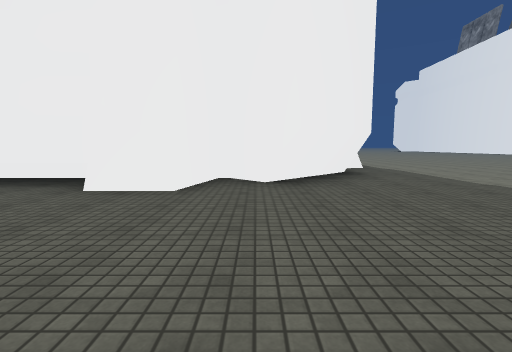
[1] (above)

24 first-person views from a walk through a scene from a Unity 3-D project. The camera is 1.2 m above the floor, tilts 6° down and sees 85° across. The floor is counted in squares, 2.43 m on a side. Each view is taken from the middle of a square. On the plan, view 1 faces up. The plan holds only what a view shows up to about 9 squares ahead; the rest is blank. The place goes on beyond the plan. The player is left out. Some surface patterns are stand-ins.

[2]
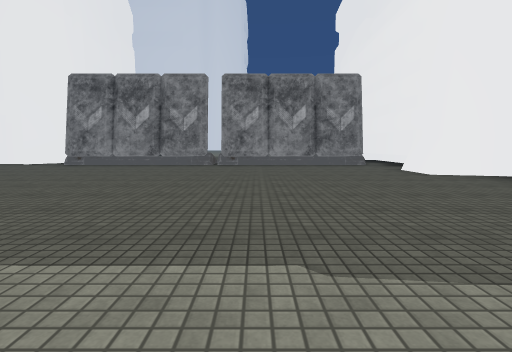

[3]
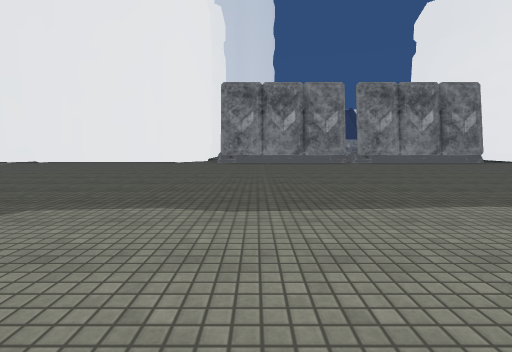

[4]
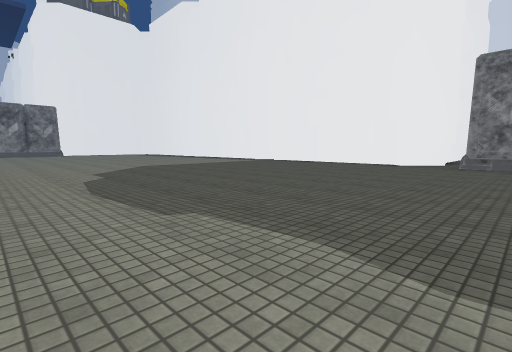

[5]
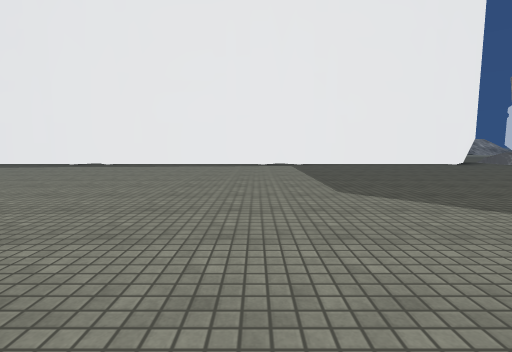

[6]
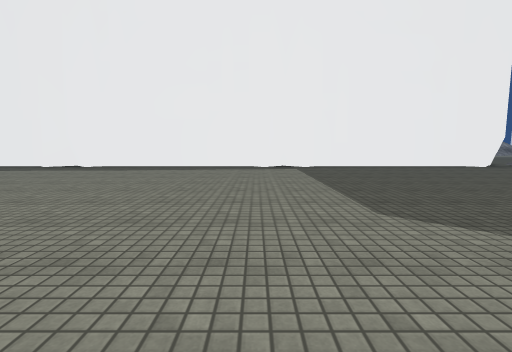

[7]
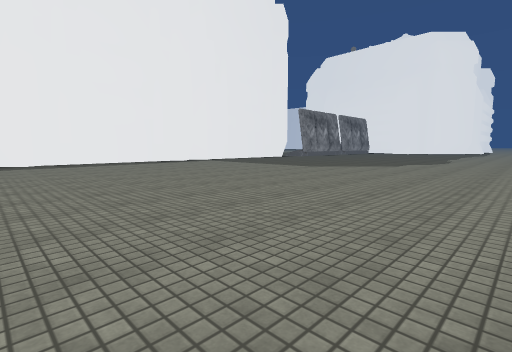

[8]
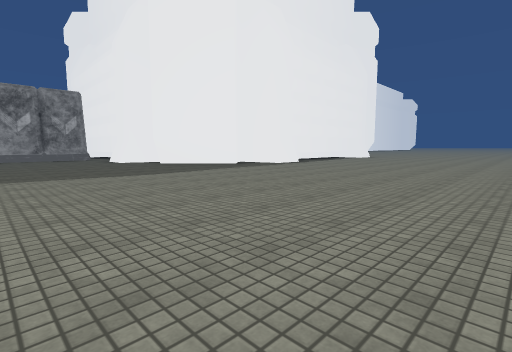

[9]
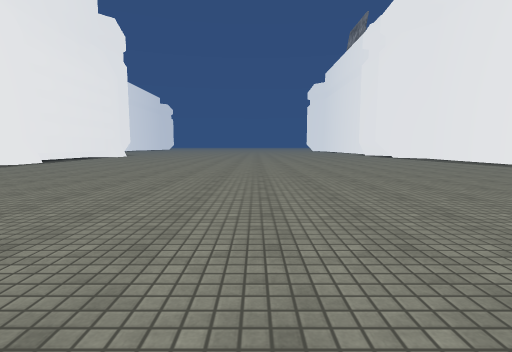

[10]
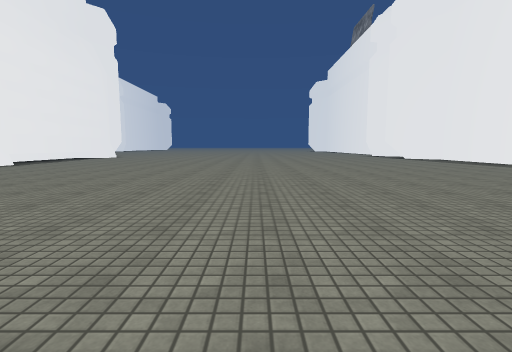

[11]
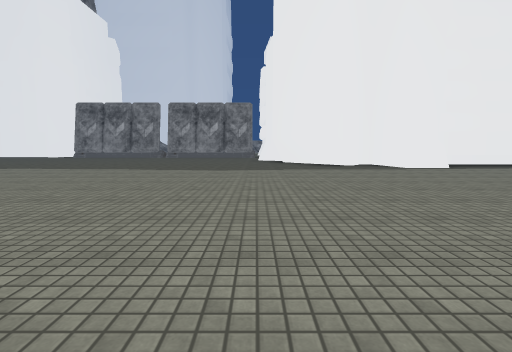

[12]
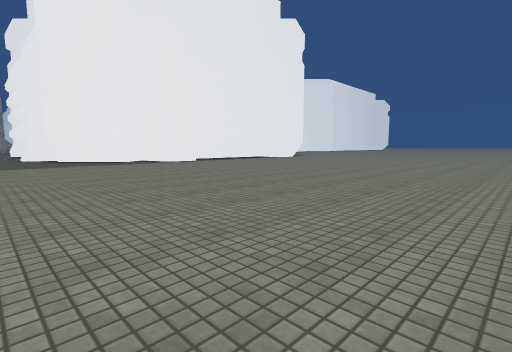

[13]
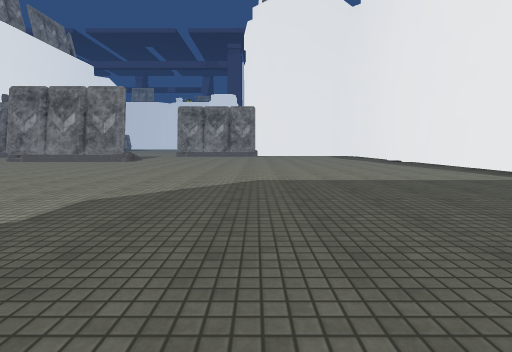

[14]
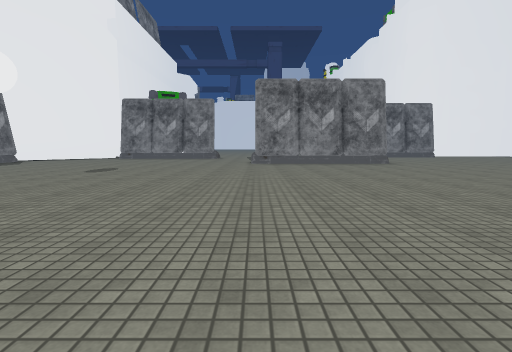

[15]
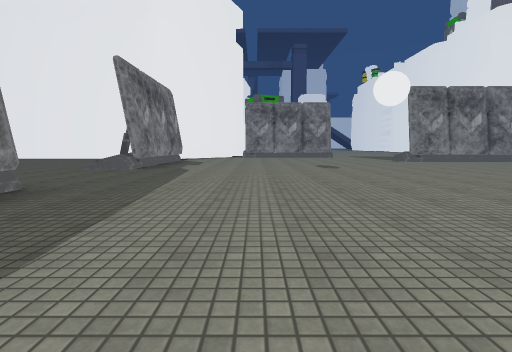

[16]
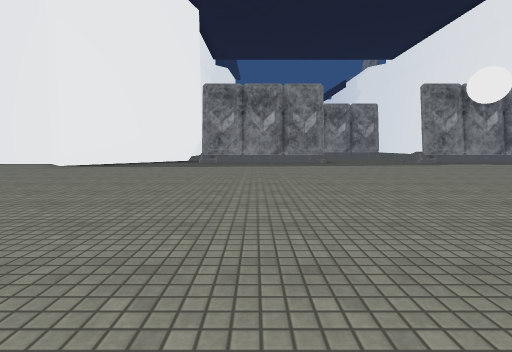

[17]
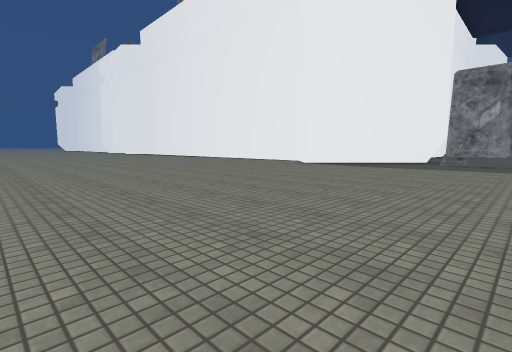

[18]
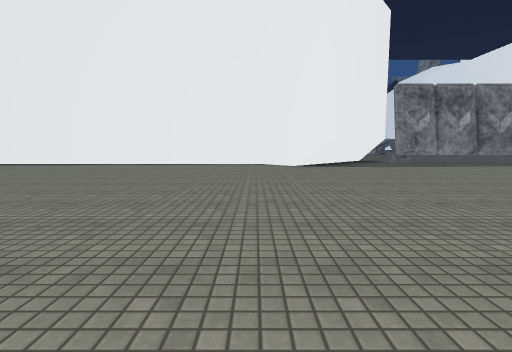

[19]
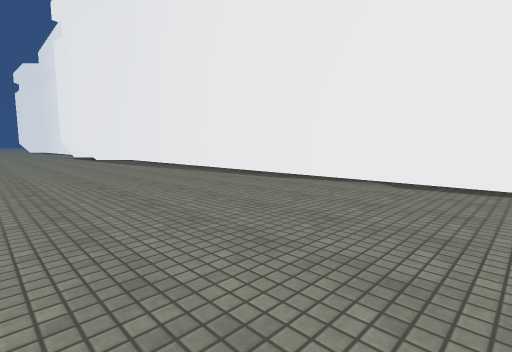

[20]
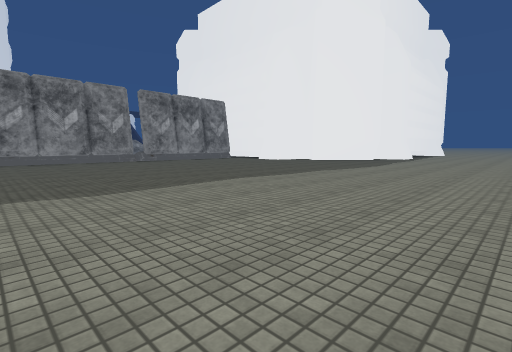

[21]
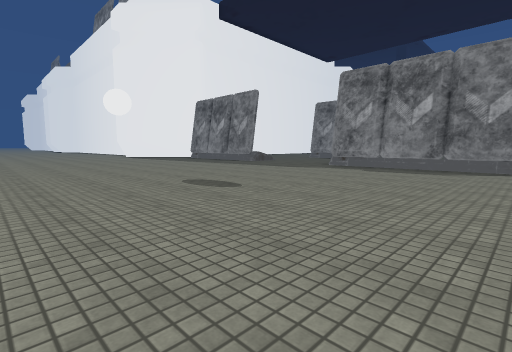

[22]
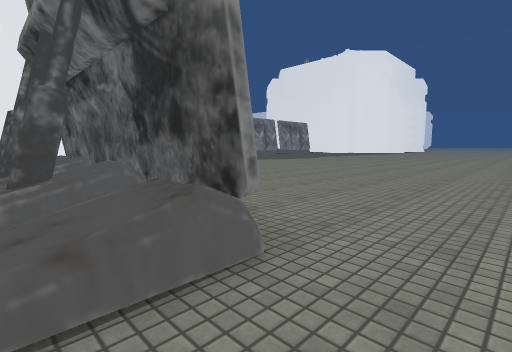

[23]
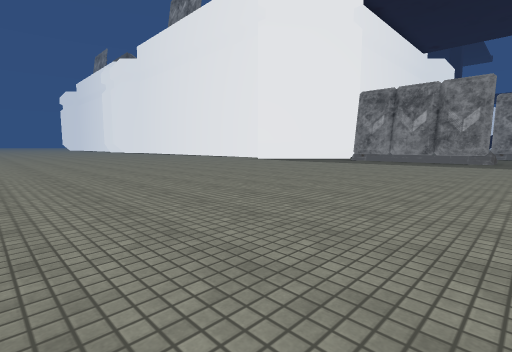

[24]
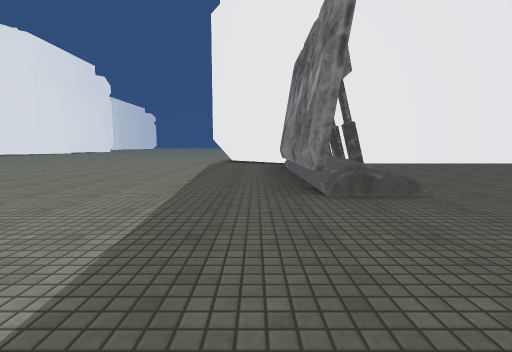

### Floor plan
Key: @ floor where view 1 was taken; # wall or solid block; x gap in a wall; . main floor; : floor 0.25 m higher than the main floor; O other object.
Columns run from 6 left of view 1 to 24 right of it. Each row starts with its distance up from view 1.
  9        #O.............#
  8        #O.............#
  7        ##.............#
  6        #..............#
  5      ####.............#
  4  OOOO###..............#
  3   x..O................#
  2   #...................#
  1   #...................#
  0   #...@...............#
 -1   #...................#
 -2   #...................#
 -3   #..................##
 -4   #..................## #######
 -5   #...................###.....
 -6 OOO........  ..........#.....
 -7   O........  ..........# ....
 -8   O....................# ...
 -9   O....................#...
-10   #....................#..
-11   O......................
-12    ......................
-13   O.......................
-14   O....................#...
-15   #....................# ...
-16    .........####.......#  ..
-17   O.........###:.......#

Positions as (right, up) in squares from view 1, and headings:
1: (0, 0), facing up
2: (4, 0), facing left
3: (5, -4), facing left
4: (4, -4), facing down-left
5: (4, -12), facing left
6: (3, -12), facing left
7: (5, -17), facing up-left
8: (8, 0), facing up-left
9: (9, -1), facing up
10: (9, 0), facing up
11: (9, 3), facing left
12: (11, 2), facing up-left
13: (1, -7), facing down
14: (9, -8), facing down
15: (14, -7), facing down
16: (8, -8), facing right
17: (8, -8), facing up-right
18: (8, -2), facing right
19: (12, 0), facing up-right
20: (6, -5), facing up-left
21: (10, -17), facing up-right
22: (10, -17), facing up-left
23: (7, -11), facing up-right
24: (16, -13), facing up
